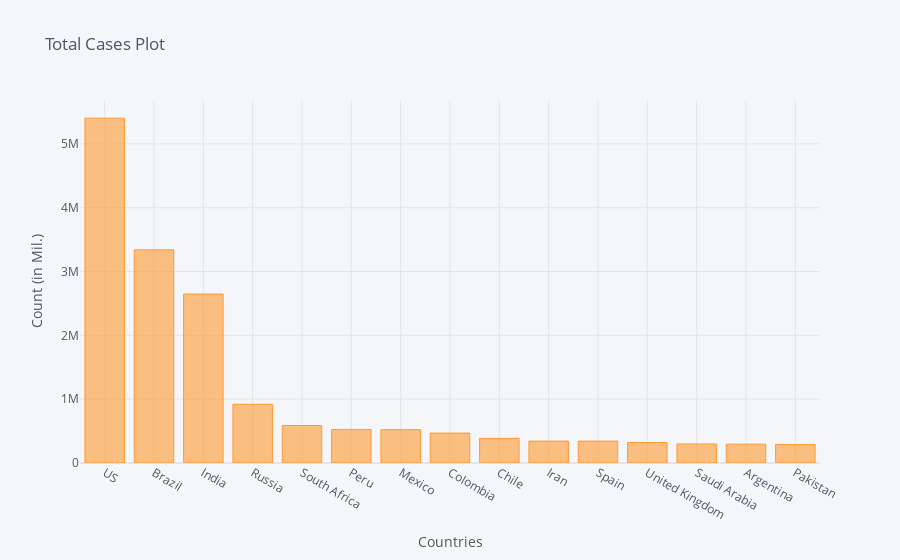

Notebook code for this chart:
### Code cell
corona_dframe_agg_plot.iplot(kind='bar', x='Country/Region', y='8/16/20',
                             title='Total Cases Plot',xTitle='Countries',yTitle='Count (in Mil.)')

### Figure 1 — Plotly figure (JSON) as saved in the notebook; plotly's stock layout.template omitted (floating-point values rounded to 4 significant figures)
{"data": [{"marker": {"color": "rgba(255, 153, 51, 0.6)", "line": {"color": "rgba(255, 153, 51, 1.0)", "width": 1}}, "name": "8/16/20", "orientation": "v", "text": "", "type": "bar", "x": ["US", "Brazil", "India", "Russia", "South Africa", "Peru", "Mexico", "Colombia", "Chile", "Iran", "Spain", "United Kingdom", "Saudi Arabia", "Argentina", "Pakistan"], "y": [5403213, 3340197, 2647663, 920719, 587345, 525803, 522162, 468332, 385946, 343203, 342813, 320343, 298542, 294569, 289215]}], "layout": {"legend": {"bgcolor": "#F5F6F9", "font": {"color": "#4D5663"}}, "paper_bgcolor": "#F5F6F9", "plot_bgcolor": "#F5F6F9", "title": {"font": {"color": "#4D5663"}, "text": "Total Cases Plot"}, "xaxis": {"gridcolor": "#E1E5ED", "showgrid": true, "tickfont": {"color": "#4D5663"}, "title": {"font": {"color": "#4D5663"}, "text": "Countries"}, "zerolinecolor": "#E1E5ED"}, "yaxis": {"gridcolor": "#E1E5ED", "showgrid": true, "tickfont": {"color": "#4D5663"}, "title": {"font": {"color": "#4D5663"}, "text": "Count (in Mil.)"}, "zerolinecolor": "#E1E5ED"}}}
